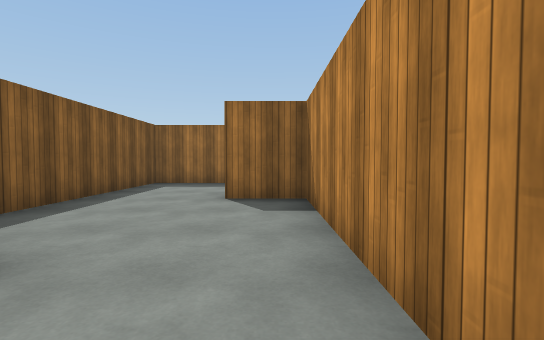
View 1 (above)

16 first-person views from a walk through a scene from a Unity 3-D project. The camera is 1.2 m above the floor, tilts 2° down and sees 85° across. The floor is counted in squares, 2 m on a side. Each view is taken from the middle of a square. On the plan, view 1 faces up. The plan holds only what a view shows up to about 9 squares ahead; the rest is blank. The player is left out. Surface patterns are stand-ins for the level's own textures.

View 2
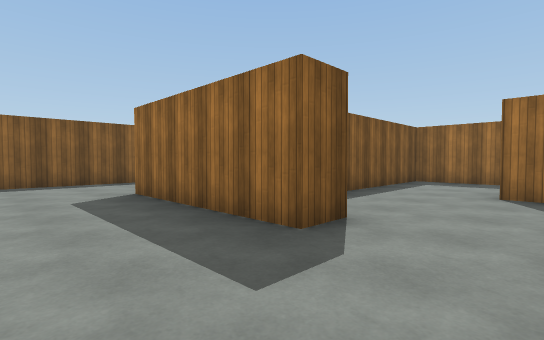

View 3
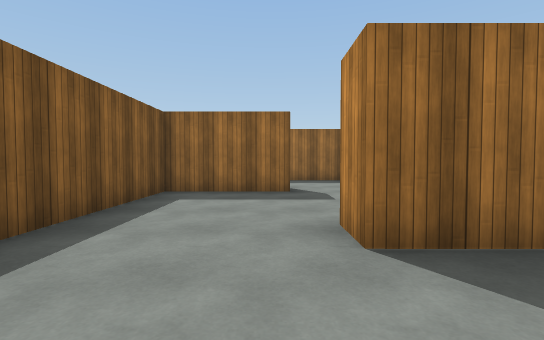

View 4
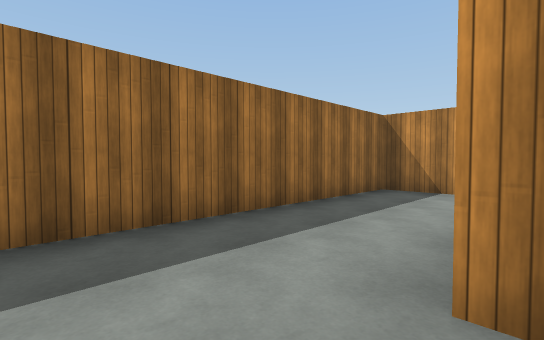

View 5
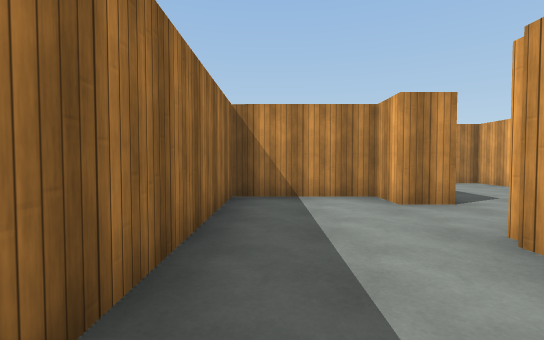

View 6
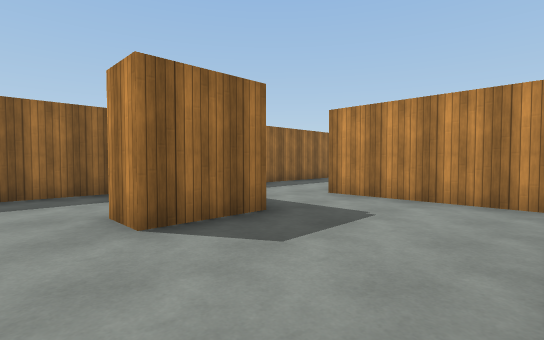

View 7
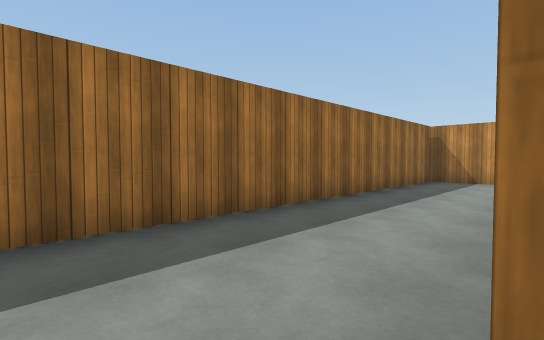

View 8
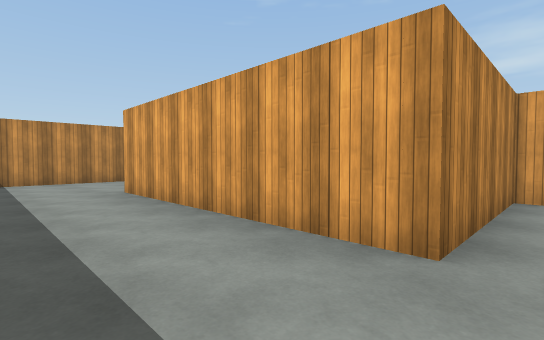

View 9
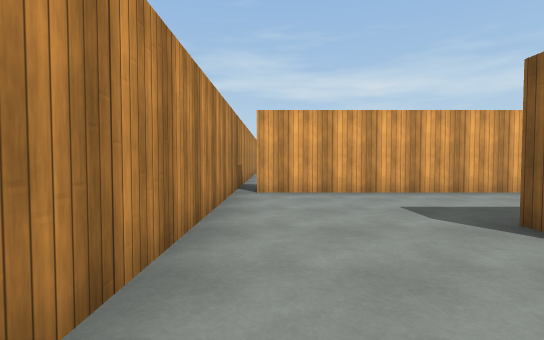

View 10
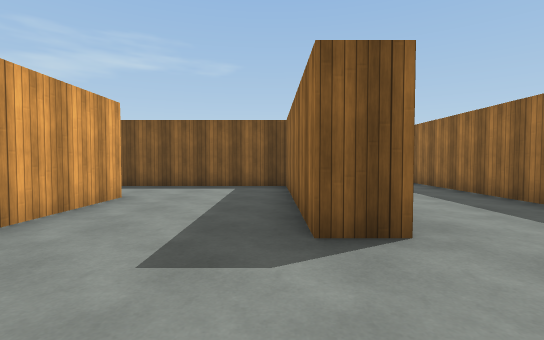

View 11
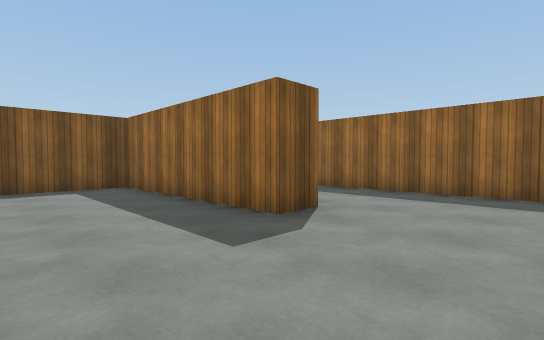

View 12
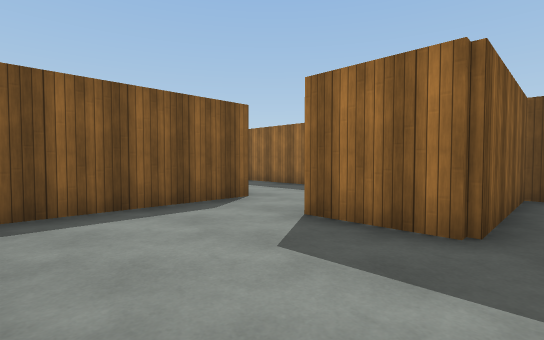

View 13
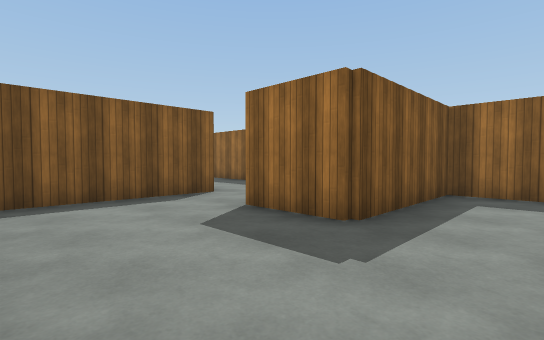

View 14
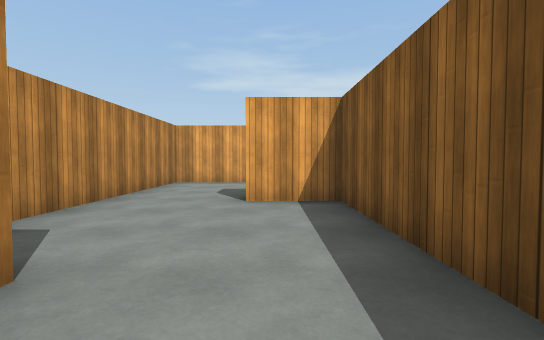

View 15
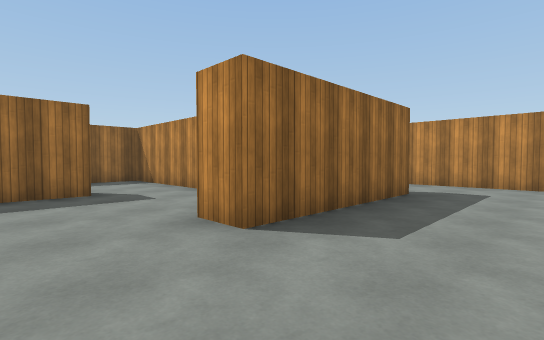

View 16
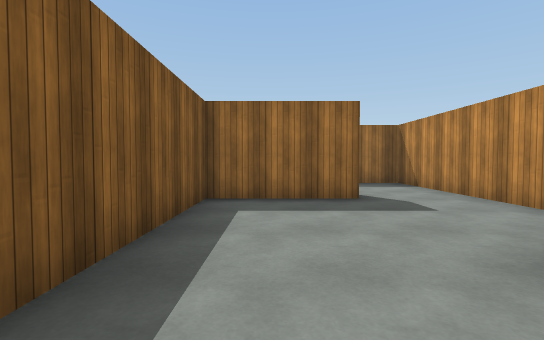

### Floor plan
Ten units are one square. View 1 is at (0, 0); x grows to the right and y downward. Boxes are objects, and circles mark ways between rooms. Rooms are numbered by the first view taken in them; rooms with no view inside come last. Other rooms are left out.
<svg viewBox="-85 -82 237 105">
<path fill="none" stroke="#000" d="M-14 18 5 18 5 -46 -7 -46 -7 -54M-80 -15 -80 7M16 -77 -30 -77 -30 -16 -16 -16 -16 -10 -54 -10M55 -18 65 -18 65 -51M46 -56 46 -46 30 -46 30 -53M13 -53 13 -21M93 -16 144 -16M65 -51 118 -51 118 -43 73 -43 73 -15M147 -10 147 -76 46 -77 46 -56M-56 -46 -80 -46 -80 -15M-54 -10 -54 -18M-37 -35 -37 -45M30 -53 38 -53 38 -77 16 -77"/>
<circle cx="-65" cy="-10" r="3" fill="#2a7"/>
<circle cx="5" cy="-65" r="3" fill="#2a7"/>
<circle cx="55" cy="-50" r="3" fill="#2a7"/>
<circle cx="20" cy="-50" r="3" fill="#2a7"/>
<text x="-20" y="-20">1</text>
<text x="40" y="-30">2</text>
<text x="100" y="-40">3</text>
<text x="-60" y="-30">4</text>
<text x="20" y="-70">5</text>
</svg>
Room 1 opens to room 4. Room 1 opens to room 5. Room 2 opens to room 3. Room 2 opens to room 5.

Where each view was taken, in squares from view 1:
view 1: 0 up, 0 right, facing up
view 2: 1 down, 0 right, facing up-left
view 3: 1 down, 6 left, facing up
view 4: 5 up, 2 left, facing up-right
view 5: 7 up, 1 left, facing right
view 6: 2 up, 2 right, facing up-right
view 7: 5 up, 6 right, facing up-right
view 8: 7 up, 6 right, facing down-right
view 9: 7 up, 14 right, facing down
view 10: 4 up, 14 right, facing left
view 11: 2 up, 14 right, facing up-left
view 12: 2 up, 5 right, facing up-left
view 13: 2 up, 6 right, facing up-left
view 14: 6 up, 2 left, facing down
view 15: 1 down, 7 left, facing up-right
view 16: 0 up, 7 left, facing up
